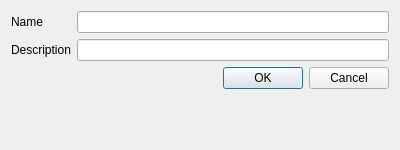
<?xml version="1.0" encoding="UTF-8"?>
<ui version="4.0">
 <class>SimpleDictDialog</class>
 <widget class="QDialog" name="SimpleDictDialog">
  <property name="geometry">
   <rect>
    <x>0</x>
    <y>0</y>
    <width>400</width>
    <height>150</height>
   </rect>
  </property>
  <property name="windowTitle">
   <string></string>
  </property>
  <layout class="QFormLayout" name="formLayout">
   <item row="0" column="0">
    <widget class="QLabel" name="labelName">
     <property name="text">
      <string>Name</string>
     </property>
    </widget>
   </item>
   <item row="0" column="1">
    <widget class="QLineEdit" name="lineEditName"/>
   </item>
   <item row="1" column="0">
    <widget class="QLabel" name="labelDescription">
     <property name="text">
      <string>Description</string>
     </property>
    </widget>
   </item>
   <item row="1" column="1">
    <widget class="QLineEdit" name="lineEditDescription"/>
   </item>
   <item row="2" column="0" colspan="2">
    <widget class="QDialogButtonBox" name="buttonBox">
     <property name="standardButtons">
      <set>QDialogButtonBox::Cancel|QDialogButtonBox::Ok</set>
     </property>
    </widget>
   </item>
  </layout>
 </widget>
 <resources/>
 <connections>
  <connection>
   <sender>buttonBox</sender>
   <signal>accepted()</signal>
   <receiver>SimpleDictDialog</receiver>
   <slot>accept()</slot>
  </connection>
  <connection>
   <sender>buttonBox</sender>
   <signal>rejected()</signal>
   <receiver>SimpleDictDialog</receiver>
   <slot>reject()</slot>
  </connection>
 </connections>
</ui>
